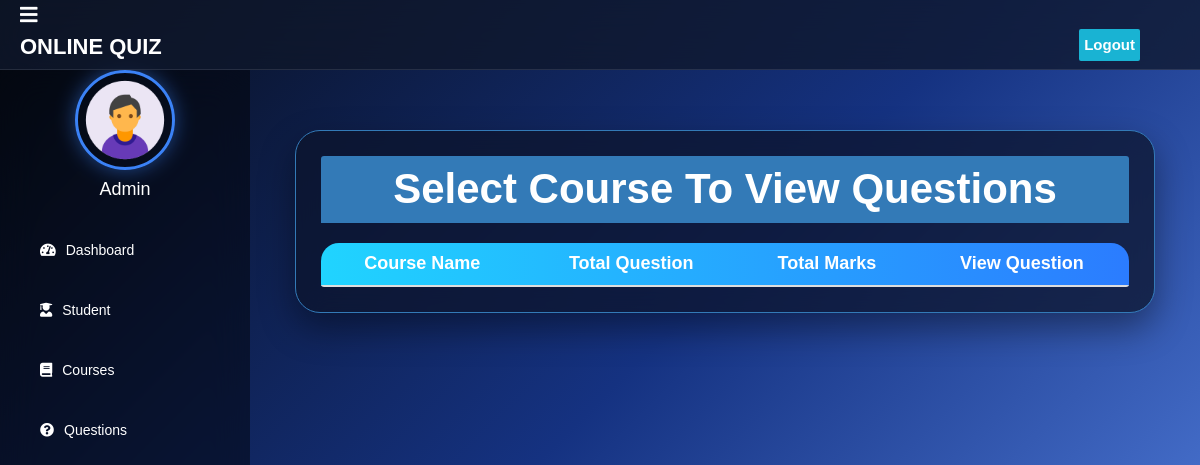
The app's page /admin-view-question (signed in), older data.
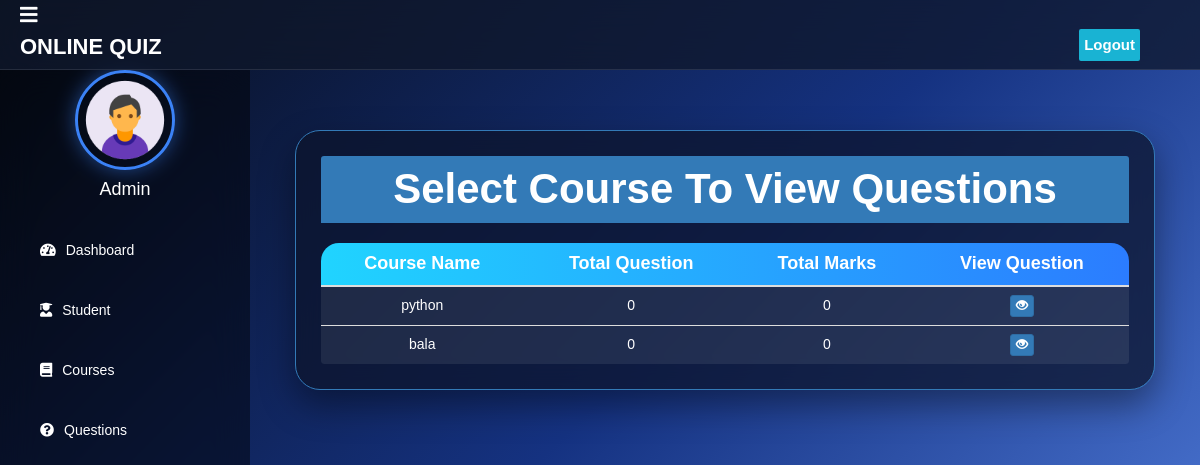
The same page, newer data.
### quiz/models.py (models this page shows, shortened)
class Course(models.Model):
   course_name = models.CharField(max_length=50)
   question_number = models.PositiveIntegerField(default=0)
   total_marks = models.PositiveIntegerField(default=0)

### quiz/views.py (the view)
# urls.py: path('admin-view-question', views.admin_view_question_view, name='admin-view-question'),
@login_required(login_url='adminlogin')
def admin_view_question_view(request):
    courses = Course.objects.all()
    return render(request, 'quiz/admin_view_question.html', {
        'courses': courses
    })

### templates/quiz/admin_view_question.html (shortened to what this page needs)
{% extends 'quiz/adminbase.html' %}
{% block content %}
{%load static%}
<head>
  <link href="//netdna.bootstrapcdn.com/bootstrap/3.0.0/css/bootstrap.min.css" rel="stylesheet" id="bootstrap-css">
</head>
<br><br>
<div class="container-fluid">
  <div class="panel panel-primary">
    <div class="panel-heading">
      <h6 class="panel-title">Select Course To View Questions</h6>
    </div>
    <table class="table table-hover" id="dev-table">
      <thead>
        <tr>
          <th>Course Name</th>
          <th>Total Question</th>
          <th>Total Marks</th>
          <th>View Question</th>
        </tr>
      </thead>
      {% for c in courses %}
      <tr>
        <td> {{c.course_name}}</td>
        <td>{{c.question_number}}</td>
        <td>{{c.total_marks}}</td>
        <td><a class="btn btn-primary btn-xs" href="{% url 'view-question' c.id  %}"><span class="glyphicon glyphicon-eye-open"></span></a></td>
      </tr>
      {% endfor %}
    </table>
  </div>
</div>
{% endblock content %}

Row changes from the older to the newer data that the page shows:
added Course: course_name "python", question_number "0", total_marks "0"
added Course: course_name "bala", question_number "0", total_marks "0"
